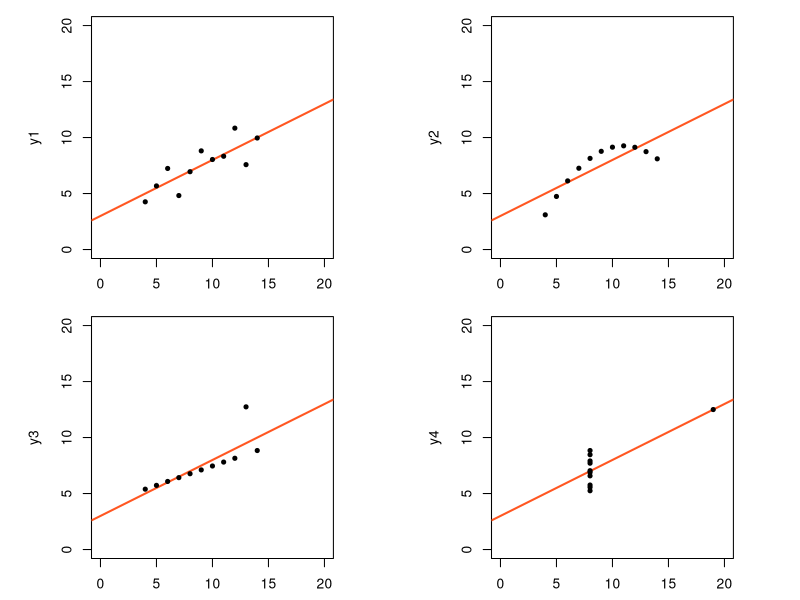

R code for this plot:

pdf("anscombe.pdf", width = 10, height = 10)

par(
    mar = c(2.5, 2.5, 1, 1),
    mfrow = c(2, 2),
    pty = "s"
)

for (i in 1:4) {
    f <- sprintf("y%d ~ x%d", i, i)
    model <- lm(as.formula(f), data = anscombe)
    plot(as.formula(f), data = anscombe, type = "n",
         xlim = c(0, 20), ylim = c(0, 20))
    abline(model, lwd = 2, col = "#FF5722")
    points(as.formula(f), data = anscombe, pch = 20)
}

dev.off()

